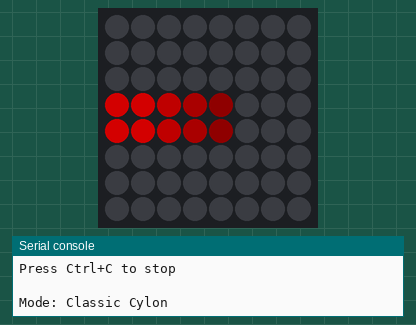
This program was run on a simulated Raspberry Pi Pico running MicroPython. Shown: 8×8 RGB LED matrix (first LED top left, wired row by row, every second row reversed), the last lines printed to the serial console. Dim RGB values are drawn brighter than linear.

Above: at 0.16 s.
At 3.91 s:
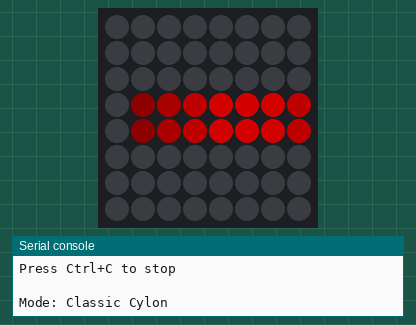
At 7.4 s:
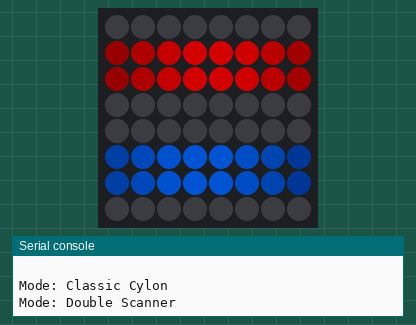
At 15.22 s:
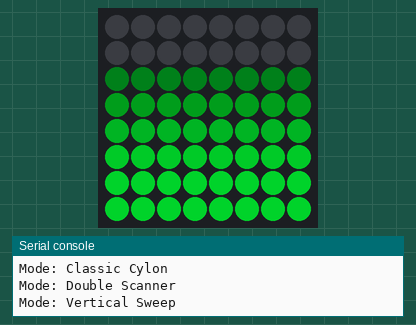
At 27.54 s:
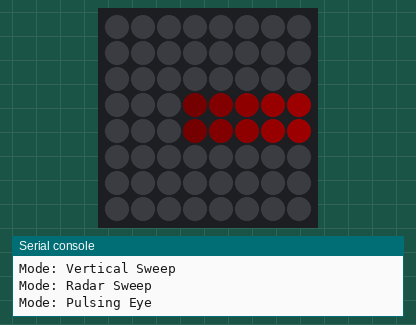
At 39.73 s:
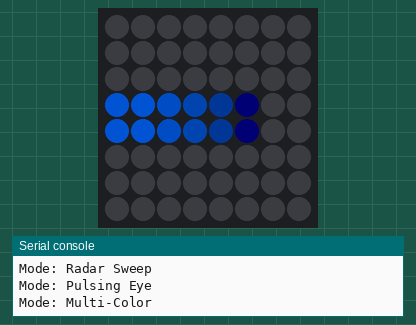

The program:

cylon_eye.py
```python
# Cylon Eye / KITT Scanner - NeoPixel 8x8 Matrix
# ===============================================
#
# The classic scanning red eye effect from Battlestar Galactica
# and Knight Rider's KITT!
#
# Features:
# - Smooth sweeping animation
# - Fading trail effect
# - Multiple modes (single, double, random)
# - Customizable colors
#

from machine import Pin
from neopixel import NeoPixel
from utime import sleep
import math

# =============================================================================
# CONFIGURATION
# =============================================================================

DATA_PIN = 0
WIDTH = 8
HEIGHT = 8
NUM_LEDS = WIDTH * HEIGHT
BRIGHTNESS = 0.5

# Animation settings
SCAN_SPEED = 0.03    # Seconds per frame
TRAIL_LENGTH = 4     # Number of fading pixels behind eye
EYE_WIDTH = 2        # Width of the bright center

# Initialize NeoPixel
np = NeoPixel(Pin(DATA_PIN, Pin.OUT), NUM_LEDS)

# =============================================================================
# COLORS
# =============================================================================

# Classic Cylon red
CYLON_RED = (255, 0, 0)

# KITT red (slightly different)
KITT_RED = (255, 20, 0)

# Alternative colors
BLUE_SCANNER = (0, 100, 255)
GREEN_SCANNER = (0, 255, 50)
PURPLE_SCANNER = (150, 0, 255)
ORANGE_SCANNER = (255, 100, 0)
WHITE_SCANNER = (255, 255, 255)

# =============================================================================
# HELPERS
# =============================================================================

def xy(x, y):
    """Convert x,y to pixel index (serpentine layout)."""
    if y % 2 == 1:
        return y * WIDTH + (WIDTH - 1 - x)
    return y * WIDTH + x

def dim(color, factor=1.0):
    """Apply brightness and additional dimming factor."""
    return tuple(int(c * BRIGHTNESS * factor) for c in color)

def set_pixel(x, y, color):
    """Set pixel at x,y."""
    if 0 <= x < WIDTH and 0 <= y < HEIGHT:
        np[xy(x, y)] = color

def clear():
    """Clear display."""
    np.fill((0, 0, 0))
    np.write()

def show():
    """Update display."""
    np.write()

def lerp(a, b, t):
    """Linear interpolation."""
    return a + (b - a) * t

# =============================================================================
# CYLON EYE ANIMATIONS
# =============================================================================

def draw_eye(pos, color, row=3):
    """
    Draw the scanning eye at position with trail.
    pos can be fractional for smooth movement.
    """
    np.fill((0, 0, 0))

    # Draw on two rows for better visibility
    rows = [row, row + 1] if row < HEIGHT - 1 else [row]

    for y in rows:
        # Draw trailing fade (behind the eye)
        for i in range(TRAIL_LENGTH + EYE_WIDTH + TRAIL_LENGTH):
            x = int(pos) - TRAIL_LENGTH + i
            if 0 <= x < WIDTH:
                # Calculate distance from center of eye
                dist = abs(x - pos)

                if dist < EYE_WIDTH / 2:
                    # Bright center
                    intensity = 1.0
                elif dist < EYE_WIDTH / 2 + TRAIL_LENGTH:
                    # Fading trail
                    trail_dist = dist - EYE_WIDTH / 2
                    intensity = 1.0 - (trail_dist / TRAIL_LENGTH)
                    intensity = max(0, intensity ** 1.5)  # Exponential fade
                else:
                    intensity = 0

                if intensity > 0:
                    pixel_color = dim(color, intensity)
                    set_pixel(x, y, pixel_color)

    show()


def single_sweep(color=CYLON_RED, speed=SCAN_SPEED):
    """Single eye sweeping back and forth."""
    # Sweep right
    for i in range(WIDTH * 4):
        pos = i / 4
        draw_eye(pos, color)
        sleep(speed)

    # Sweep left
    for i in range(WIDTH * 4, 0, -1):
        pos = i / 4
        draw_eye(pos, color)
        sleep(speed)


def double_sweep(color1=CYLON_RED, color2=BLUE_SCANNER, speed=SCAN_SPEED):
    """Two eyes sweeping in opposite directions."""
    for frame in range(WIDTH * 8):
        np.fill((0, 0, 0))

        # Eye 1 position (sweeps back and forth)
        cycle = frame % (WIDTH * 8)
        if cycle < WIDTH * 4:
            pos1 = cycle / 4
        else:
            pos1 = (WIDTH * 8 - cycle) / 4

        # Eye 2 position (opposite)
        pos2 = WIDTH - 1 - pos1

        # Draw both eyes on different rows
        # Eye 1 on rows 1-2
        for y in [1, 2]:
            for i in range(-TRAIL_LENGTH, EYE_WIDTH + TRAIL_LENGTH):
                x = int(pos1) + i
                if 0 <= x < WIDTH:
                    dist = abs(x - pos1)
                    if dist < EYE_WIDTH / 2:
                        intensity = 1.0
                    else:
                        intensity = max(0, 1.0 - (dist - EYE_WIDTH/2) / TRAIL_LENGTH) ** 1.5
                    if intensity > 0:
                        set_pixel(x, y, dim(color1, intensity))

        # Eye 2 on rows 5-6
        for y in [5, 6]:
            for i in range(-TRAIL_LENGTH, EYE_WIDTH + TRAIL_LENGTH):
                x = int(pos2) + i
                if 0 <= x < WIDTH:
                    dist = abs(x - pos2)
                    if dist < EYE_WIDTH / 2:
                        intensity = 1.0
                    else:
                        intensity = max(0, 1.0 - (dist - EYE_WIDTH/2) / TRAIL_LENGTH) ** 1.5
                    if intensity > 0:
                        set_pixel(x, y, dim(color2, intensity))

        show()
        sleep(speed)


def vertical_sweep(color=GREEN_SCANNER, speed=SCAN_SPEED):
    """Eye sweeping vertically."""
    # Sweep down
    for i in range(HEIGHT * 4):
        pos = i / 4
        np.fill((0, 0, 0))

        for x in range(WIDTH):
            for j in range(-TRAIL_LENGTH, EYE_WIDTH + TRAIL_LENGTH):
                y = int(pos) + j
                if 0 <= y < HEIGHT:
                    dist = abs(y - pos)
                    if dist < EYE_WIDTH / 2:
                        intensity = 1.0
                    else:
                        intensity = max(0, 1.0 - (dist - EYE_WIDTH/2) / TRAIL_LENGTH) ** 1.5
                    if intensity > 0:
                        set_pixel(x, y, dim(color, intensity))
        show()
        sleep(speed)

    # Sweep up
    for i in range(HEIGHT * 4, 0, -1):
        pos = i / 4
        np.fill((0, 0, 0))

        for x in range(WIDTH):
            for j in range(-TRAIL_LENGTH, EYE_WIDTH + TRAIL_LENGTH):
                y = int(pos) + j
                if 0 <= y < HEIGHT:
                    dist = abs(y - pos)
                    if dist < EYE_WIDTH / 2:
                        intensity = 1.0
                    else:
                        intensity = max(0, 1.0 - (dist - EYE_WIDTH/2) / TRAIL_LENGTH) ** 1.5
                    if intensity > 0:
                        set_pixel(x, y, dim(color, intensity))
        show()
        sleep(speed)


def radar_sweep(color=GREEN_SCANNER, speed=SCAN_SPEED * 2):
    """Rotating radar-style sweep."""
    cx, cy = 3.5, 3.5

    for angle in range(0, 360, 3):
        np.fill((0, 0, 0))

        # Draw fading trail
        for trail in range(30):
            a = math.radians(angle - trail * 2)

            for r in range(1, 5):
                x = int(cx + r * math.cos(a))
                y = int(cy + r * math.sin(a))

                if 0 <= x < WIDTH and 0 <= y < HEIGHT:
                    intensity = (1 - trail / 30) ** 2
                    set_pixel(x, y, dim(color, intensity))

        show()
        sleep(speed)


def pulsing_eye(color=CYLON_RED, cycles=3):
    """Eye that pulses while scanning."""
    for cycle in range(cycles):
        # Sweep with pulsing
        for direction in [1, -1]:
            positions = range(0, WIDTH * 4) if direction == 1 else range(WIDTH * 4, 0, -1)

            for i in positions:
                pos = i / 4

                # Pulse intensity
                pulse = 0.5 + 0.5 * math.sin(i / 3)

                np.fill((0, 0, 0))

                for y in [3, 4]:
                    for j in range(-TRAIL_LENGTH, EYE_WIDTH + TRAIL_LENGTH):
                        x = int(pos) + j
                        if 0 <= x < WIDTH:
                            dist = abs(x - pos)
                            if dist < EYE_WIDTH / 2:
                                intensity = pulse
                            else:
                                intensity = max(0, pulse * (1.0 - (dist - EYE_WIDTH/2) / TRAIL_LENGTH) ** 1.5)
                            if intensity > 0:
                                set_pixel(x, y, dim(color, intensity))

                show()
                sleep(SCAN_SPEED)


def multi_color_sweep():
    """Sweep that changes colors."""
    colors = [CYLON_RED, ORANGE_SCANNER, GREEN_SCANNER, BLUE_SCANNER, PURPLE_SCANNER]

    for color in colors:
        single_sweep(color, SCAN_SPEED)


def knight_rider():
    """Classic KITT effect with smooth acceleration."""
    color = KITT_RED

    while True:
        # Accelerate right
        for i in range(WIDTH * 4):
            pos = i / 4
            # Ease in/out speed
            progress = i / (WIDTH * 4)
            speed = SCAN_SPEED * (0.5 + abs(progress - 0.5))
            draw_eye(pos, color)
            sleep(speed)

        # Accelerate left
        for i in range(WIDTH * 4, 0, -1):
            pos = i / 4
            progress = i / (WIDTH * 4)
            speed = SCAN_SPEED * (0.5 + abs(progress - 0.5))
            draw_eye(pos, color)
            sleep(speed)


# =============================================================================
# MAIN
# =============================================================================

def run_cylon_eye():
    """Main function - cycles through all effects."""
    print("=" * 50)
    print("  Cylon Eye / KITT Scanner")
    print("=" * 50)
    print("\nModes: Single, Double, Vertical, Radar, Pulse, Multi-color")
    print("Press Ctrl+C to stop\n")

    try:
        while True:
            print("Mode: Classic Cylon")
            for _ in range(3):
                single_sweep(CYLON_RED)

            print("Mode: Double Scanner")
            for _ in range(2):
                double_sweep()

            print("Mode: Vertical Sweep")
            for _ in range(2):
                vertical_sweep()

            print("Mode: Radar Sweep")
            radar_sweep()

            print("Mode: Pulsing Eye")
            pulsing_eye()

            print("Mode: Multi-Color")
            multi_color_sweep()

            print("\nRestarting sequence...\n")

    except KeyboardInterrupt:
        clear()
        print("\nCylon eye deactivated.")


if __name__ == "__main__":
    run_cylon_eye()

    # Or run specific effects:
    # knight_rider()  # Runs forever
    # radar_sweep()
    # double_sweep()
```
